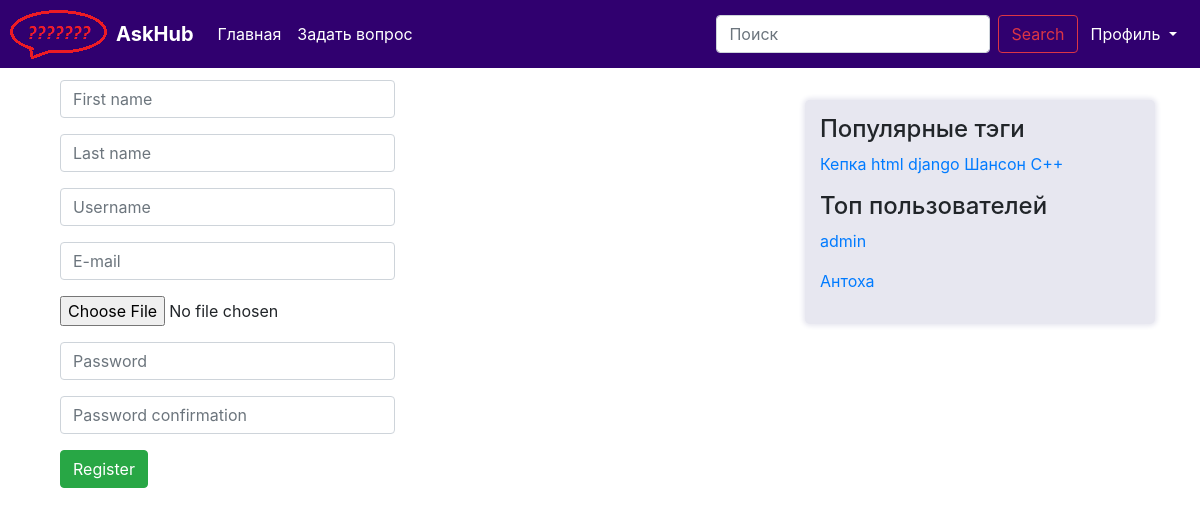
The app's page /registration/, older data.
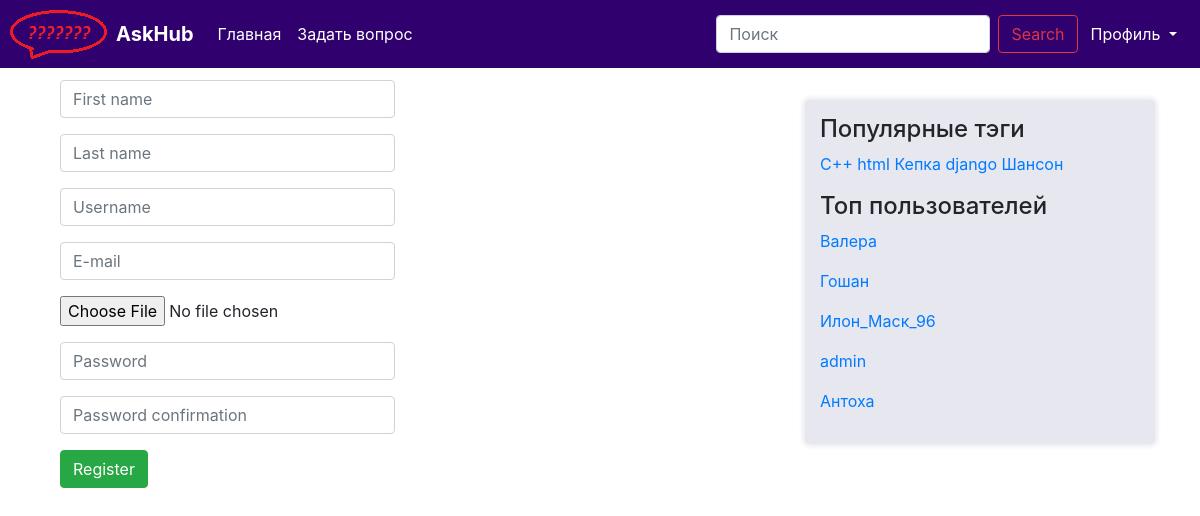
The same page, newer data.
### question/models.py (models this page shows, shortened)
class Tag(models.Model):
    title = models.CharField(max_length=120, verbose_name=u"Заголовок ярлыка")
    objects = TagManager()

class User(AbstractUser):
    upload = models.ImageField(upload_to='uploads/%Y/%m/%d/')
    registration_date = models.DateTimeField(default=timezone.now, verbose_name="Дата решистрации")
    rating = models.IntegerField(default=0, verbose_name="Рейтинг пользователя")
    objects = UserManager()
    def __str__(self):
        return self.username

### question/views.py (the view)
# urls.py: path('registration/', views.registration, name='registration'),
def registration(request):
    if request.method == 'POST':
        form = UserRegistrationForm(request.POST, request.FILES)
        if form.is_valid():
            user = form.save()
            user.set_password(form.cleaned_data['password'])
            user.save()
            login(request, user)
            return redirect('/')
    else:
        form = UserRegistrationForm()
        logout(request)
    return render(request, 'question/registration.html', {
            'form': form,
            'tags' : paginate(request, Tag.objects.hottest()),
            'users' : paginate(request, User.objects.by_rating()),
        })

### question/managers.py (called while the page is built)
    def hottest(self):
        return self.annotate(question_count=Count('question')).order_by('-question_count')

    def by_rating(self):
        return self.order_by('-rating')

### question/views.py (called while the page is built)
def paginate(request, objects_list):
    paginator = Paginator(objects_list, 5)
    page = request.GET.get('page')
    try:
        objects = paginator.page(page)
    except PageNotAnInteger:
        objects = paginator.page(1)
    except EmptyPage:
        objects = paginator.page(paginator.num_pages)
    return objects

### question/templates/question/registration.html (shortened to what this page needs)
{% extends "question/base.html" %}
{% load static %}
{% block content %}
    <div class="main">
        <form enctype="multipart/form-data" class="form-horizontal" action="{% url 'registration' %}" method="post">
            <div class="col-md-6">
                <fieldset>
                    {% for field in form %}
                        <div class="form-group">
                            {{ field }}
                        </div>
                    {% endfor %}
                    <div class="form-group">
                        <input type="submit" value="Register" class="btn btn-success"/>
                    </div>
                </fieldset>
            </div>
        </form>
    </div>
{% endblock %}

### question/templates/question/sidebar.html
{% load static %}
{% block sidebar %}
    <div class="sidebar">
        <h4>Популярные тэги</h4>
        {% for t in tags %}
            <a href="{% url 'tag' id=t.id %}">{{ t.title }}</a>
        {% endfor %}
        <p>
        <h4>Топ пользователей</h4>
            {% for user in users %}
                <p><a href="{% url 'user' id=user.id %}">{{ user }}</a></p>
            {% endfor %}
        </p>
    </div>
{% endblock %}

Row changes from the older to the newer data that the page shows:
shown differently, row unchanged: Tag (number 1 of 5 on the later page): moves up the list
shown differently, row unchanged: Tag "html": moves down the list
added User: username "Валера"
added User: username "Гошан"
added User: username "Илон_Маск_96"
